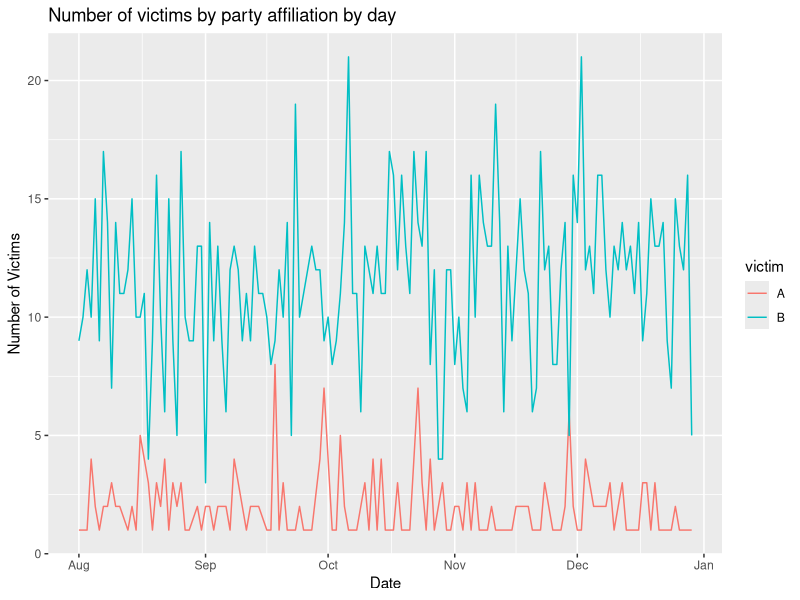
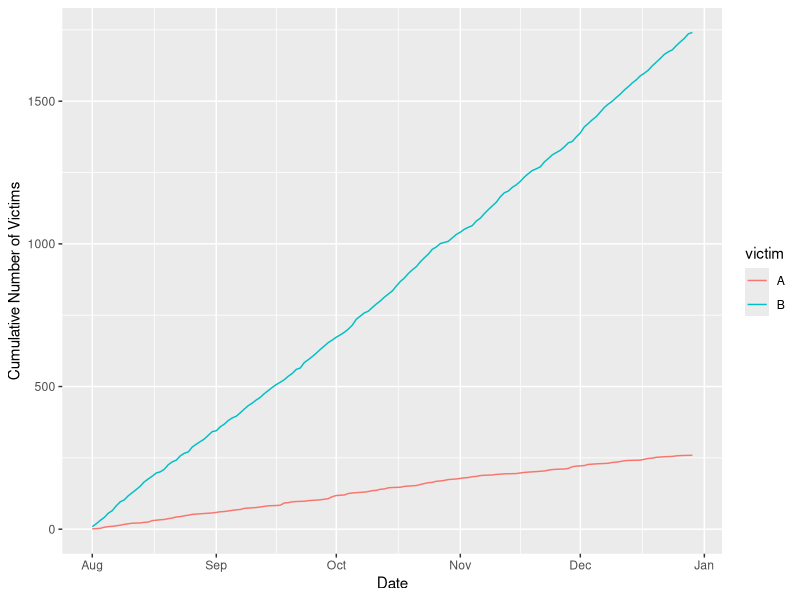

Write R code to recreate these figures, in order.
## ---- chunk 1

DiagrammeR::grViz("digraph {

graph [layout = dot, rankdir = TB]

# define the global styles of the nodes. We can override these in box if we wish
node [shape = rectangle, style = filled, fillcolor = Linen, fixedsize = true, width = 2]

data1 [label = 'ড্রাফট \nআইডিয়া', shape = folder]
data2 [label = 'ড্রাফট \nআইডিয়া', shape = folder]
final_rq [label = 'আইডিয়া স্থির করা \nমেট্রিক ফিক্স করা']
hypothesis [label = 'হাইপোথিসিস \nস্টেইটমেন্ট']
data_collection [label =  'ডেটা কালেকশন']
statistical [label = 'ডেটা প্রিপ্রসেসিং \nডেটা এনালিসিস \nও ভিজুয়ালাইজেশন', height = 1, width = 2]
results [label= 'ফলাফল \nবিশ্লেষণ']
publication [label = 'ফলাফল প্রকাশ']

# edge definitions with the node IDs
{data1 data2} -> final_rq -> hypothesis -> data_collection -> statistical -> results -> publication
}", height = 600)
## ---- chunk 2

DiagrammeR::grViz("digraph {

graph [layout = dot, rankdir =  TB]

# define the global styles of the nodes. We can override these in box if we wish
node [shape = rectangle, style = filled, fillcolor = Linen, fixedsize = true, width = 1]
phase1 [label = 'অটোমেশন/স্ক্রেপিং', fixedsize = true, width = 2, fillcolor = Beige]
phase2 [label = 'ম্যানুয়াল এ্যবস্ট্রাকশন: \n ডিসক্রিট ফিল্ড তৈরী', fixedsize = true, width = 2, shape = rectangle, fillcolor = Beige]

source1 [label = 'সোর্স পাতা', shape = folder]
source2 [label = '...', shape = folder]
source3 [label = 'সোর্স পাতা', shape = folder]
content [label = 'শিরোনাম, \nমূল আর্টিকেল\nURL, ইত্যাদি সংগ্রহ', width = 2, height = 1]
storage [label =  'মানুষের পড়ার উপযোগি \nফাইলে সেইভ করা, যেমন CSV', width = 3]
final_data [label= 'ফাইনাল ডেটাসেট', width = 2]
statistical [label = 'এনালিসিস \n ভিজুয়ালাইজেশন', fixedsize = true, width = 2]

# edge definitions with the node IDs
phase1 -> {source1, source2, source3} -> content -> storage 
storage -> phase2
phase2 ->  final_data
final_data -> statistical
}", height = 600)


## ---- chunk 3
library(lubridate)

# If you use this seed, your results will be same as mine
# i.e., results are reproducible

set.seed(19)

# Generate sequence of dates between Aug 1 and Dec 29th, 2018

dt = ymd("2018-08-01") + days(0:150)

# Randomly sample (to replicate some dates) from this sequence

dt <- sample(dt, size = 2000, replace = TRUE)

# Generate the victim (A, B) using a given probability
# We generate three sets of data with varrying probability 
# and size

victim1 <- sample(c("A","B"), 100, replace=TRUE, prob = c(0.3,0.7))
victim2 <- sample(c("A","B"), 400, replace=TRUE, prob = c(0.2,0.8))
victim3 <- sample(c("A","B"), 1500, replace=TRUE, prob = c(0.1,0.9))

# Combining the data sets to make a single data set
victim <- c(victim1, victim2, victim3)

# Check the proportion of samples by victim type
prop.table(table(victim))

## ---- chunk 4
df = cbind.data.frame(dt, victim)
head(df, 10)
## ---- chunk 5
library(tidyverse)

df_victim <- df %>%
     group_by(dt, victim) %>%
     summarise(
          n = n()
     )

ggplot(df_victim, aes(x = dt, y = n, color = victim)) + 
     geom_line() +
     ggtitle("Number of victims by party affiliation by day") +
     xlab("Date") + ylab("Number of Victims")

## ---- chunk 6
df_cumulative <- df_victim %>%
     group_by(victim) %>%
     arrange(dt) %>%
     mutate(
          cn = cumsum(n)
     )

ggplot(data = df_cumulative, aes(x = dt, y = cn, col = victim)) + 
     ylab("Cumulative Number of Victims") +
     xlab("Date") +
     geom_line(aes(y = cn))
